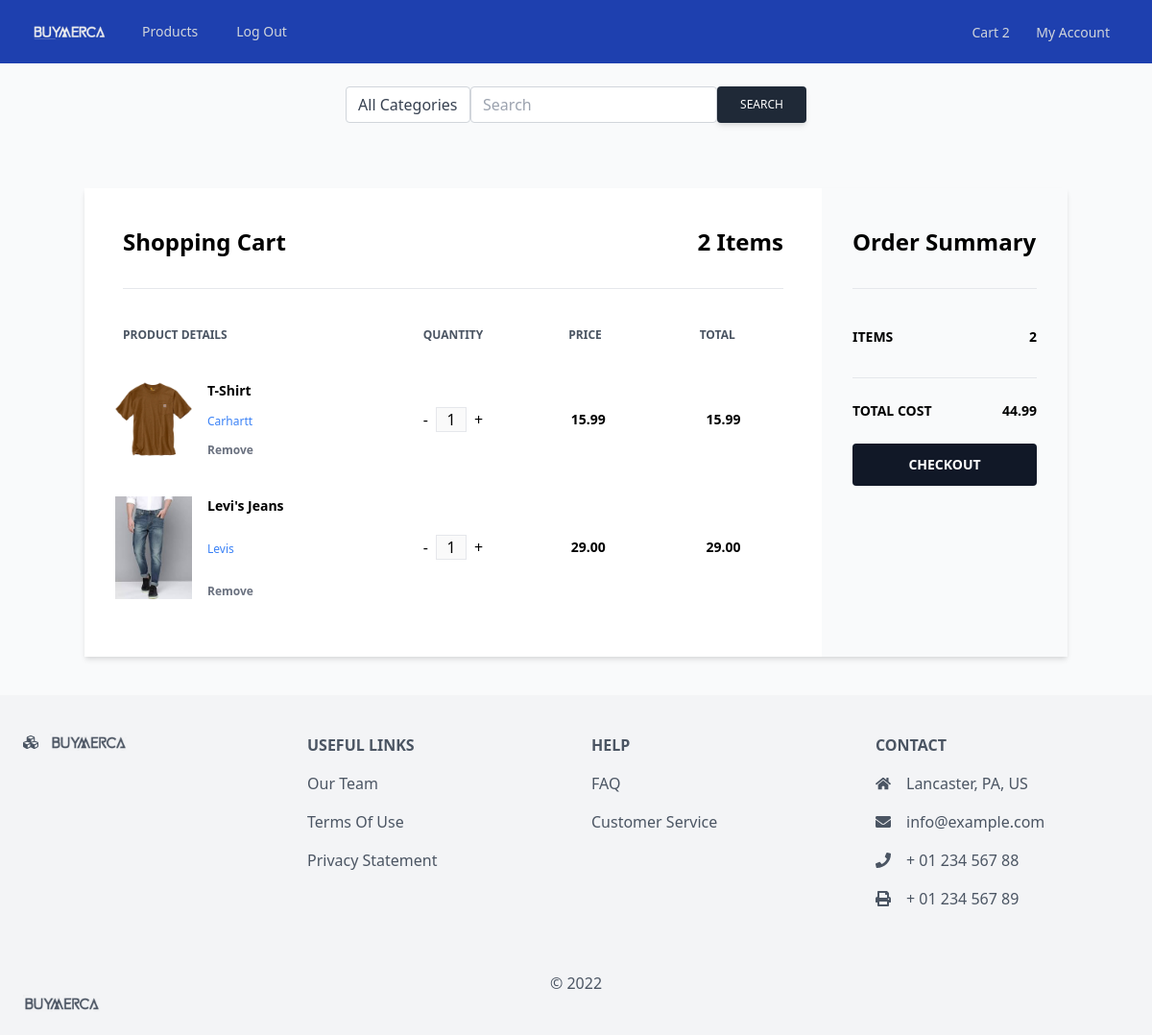
The page /cart.php (signed in) on the database its author committed.
### tables this page shows
CREATE TABLE `Cart` (
  `product_ID` int(10) NOT NULL,
  `user_ID` int(10) NOT NULL,
  `quantity` int(255) NOT NULL
);

CREATE TABLE `products` (
  `product_ID` int(11) NOT NULL,
  `title` varchar(255) NOT NULL,
  `customLabel` varchar(255) DEFAULT NULL,
  `price` decimal(10,2) NOT NULL,
  `list_price` decimal(10,2) NOT NULL,
  `brand` int(11) NOT NULL,
  `categories` int(11) NOT NULL,
  `productCondition` varchar(255) NOT NULL,
  `description` text NOT NULL,
  `featured` tinyint(4) NOT NULL DEFAULT 0,
  `sizes` text DEFAULT NULL,
  `weight` text DEFAULT NULL,
  `seller_ID` int(11) NOT NULL,
  `quantity` int(8) NOT NULL,
  `discount_percent` int(3) DEFAULT NULL,
  `comment` text DEFAULT NULL,
  `image` longblob NOT NULL,
  `create_date` datetime NOT NULL DEFAULT current_timestamp()
);

CREATE TABLE `brand` (
  `brand_ID` int(11) NOT NULL,
  `brand` varchar(255) NOT NULL
);

### cart.php (the view, shortened to what this page needs)
<?php
    include 'db_connection.php';
?>
<?php
$totalQuantity = 0;
$sql="SELECT * FROM Cart WHERE user_ID=$_SESSION[ID]";
        $result = $conn->query($sql);
        while($res = mysqli_fetch_array($result)) {
          $totalQuantity += $res['quantity'];
        }
    include 'templates/nav-bar.php';
    include 'templates/search-bar.php';
?>
<form action="cart.php" method="POST" id="form1" class="container mx-auto mt-10">
  <div <?php  ?>>
    <div class="flex shadow-md my-10">
      <div class="w-3/4 bg-white px-10 py-10">
        <div class="flex justify-between border-b pb-8">
          <h1 class="font-semibold text-2xl">Shopping Cart</h1>
          <h2 class="font-semibold text-2xl"><?php echo $totalQuantity ?> Items</h2>
          </div>
        <div class="flex mt-10 mb-5">
          <h3 class="font-semibold text-gray-600 text-xs uppercase w-2/5">Product Details</h3>
          <h3 class="font-semibold text-center text-gray-600 text-xs uppercase w-1/5 text-center">Quantity</h3>
          <h3 class="font-semibold text-center text-gray-600 text-xs uppercase w-1/5 text-center">Price</h3>
          <h3 class="font-semibold text-center text-gray-600 text-xs uppercase w-1/5 text-center">Total</h3>
        </div>
        <?php
        $totalPrice = 0;
        $sql="SELECT * FROM Cart WHERE user_ID=$_SESSION[ID]";
        $result = $conn->query($sql);
        while($res = mysqli_fetch_array($result)) {
          $sql = "SELECT * FROM products INNER JOIN brand ON products.brand=brand.brand_ID WHERE products.product_ID=$res[product_ID]";
          $product = $conn->query($sql);
          $thing = $product->fetch_assoc();
          $totalPrice += ($thing['price'] * $res['quantity']);
          echo "<div class='flex items-center hover:bg-gray-100 -mx-8 px-6 py-5'>";
            echo "<div class='flex w-2/5'>";
              echo "<div class='w-20'>";
                echo "<img src='" . $thing['image'] . "' alt='placeholder'>";
              echo "</div>";
              echo "<div class='flex flex-col justify-between ml-4 flex-grow'>";
              echo "<span class='font-bold text-sm'>" . $thing['title'] . "</span>";
                echo "<span class='text-blue-500 text-xs'>" . $thing['brand'] . "</span>";
                echo "<button form='form1' name='delete' type='submit' value='". $thing['product_ID'] ."' class='font-semibold text-left hover:text-red-500 text-gray-500 text-xs'>Remove</button>";
              echo "</div>";
            echo "</div>";
            echo "<div class='flex justify-center w-1/5'>";
              echo "<button form='form1' name='minus' type='submit' value='". $thing['product_ID'] ."'>-</button>";
              echo "<input class='mx-2 border text-center w-8' disabled type='text' value='" . $res['quantity'] . "'>";
              echo "<button form='form1' name='plus' type='submit' value='". $thing['product_ID'] ."'>+</button>";
            echo "</div>";
            echo "<span class='text-center w-1/5 font-semibold text-sm'>" . sprintf("%.2f", $thing['price']) . "</span>";
            echo "<span class='text-center w-1/5 font-semibold text-sm'>" . sprintf("%.2f", $thing['price'] * $res['quantity']) . "</span>";
          echo "</div>";
        }
        ?>
      </div>
      <div id="summary" class="w-1/4 px-8 py-10">
        <h1 class="font-semibold text-2xl border-b pb-8">Order Summary</h1>
        <div class="flex justify-between mt-10 mb-5">
          <span class="font-semibold text-sm uppercase">Items</span>
          <span class="font-semibold text-sm"><?php echo $totalQuantity ?></span>
        </div>
        <div class="border-t mt-8">
          <div class="flex font-semibold justify-between py-6 text-sm uppercase">
            <span>Total cost</span>
            <span><?php echo sprintf("%.2f", $totalPrice) ?></span>
          </div>
          <div <?php if($totalQuantity == 0) echo 'hidden' ?> class="rounded bg-gray-900 font-semibold hover:bg-gray-700 py-3 text-sm text-white uppercase w-full text-center">
            <a href="checkout.php">Checkout</a>
          </div>
        </div>
      </div>
    </div>
  </div>
</form>

### rows shown on the page
cart: products.image (picture), products.title "T-Shirt", brand.brand "Carhartt", quantity "1", products.price "15.99"
cart: products.image (picture), products.title "Levi's Jeans", brand.brand "Levis", quantity "1", products.price "29.00"

### other values the page prints
$total "2"
$totalQuantity "2"
$totalPrice "44.99"
form field cate "All Categories"
